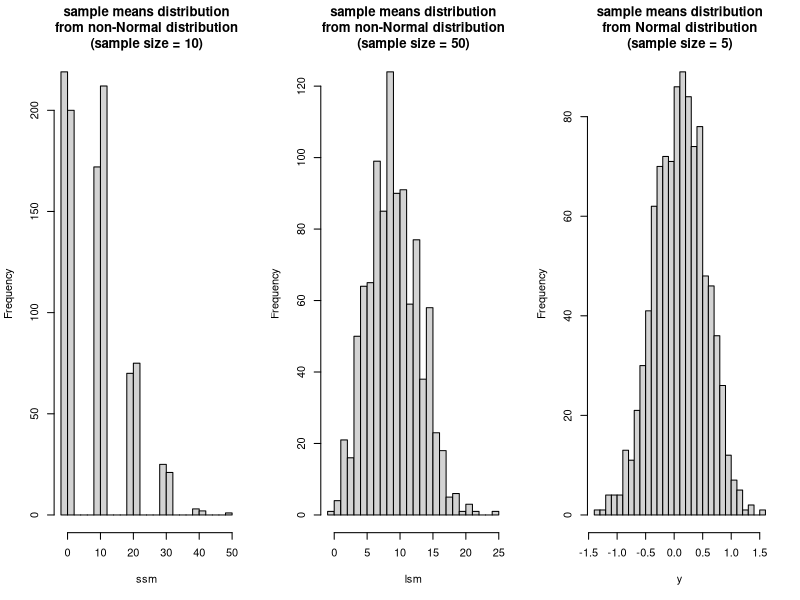
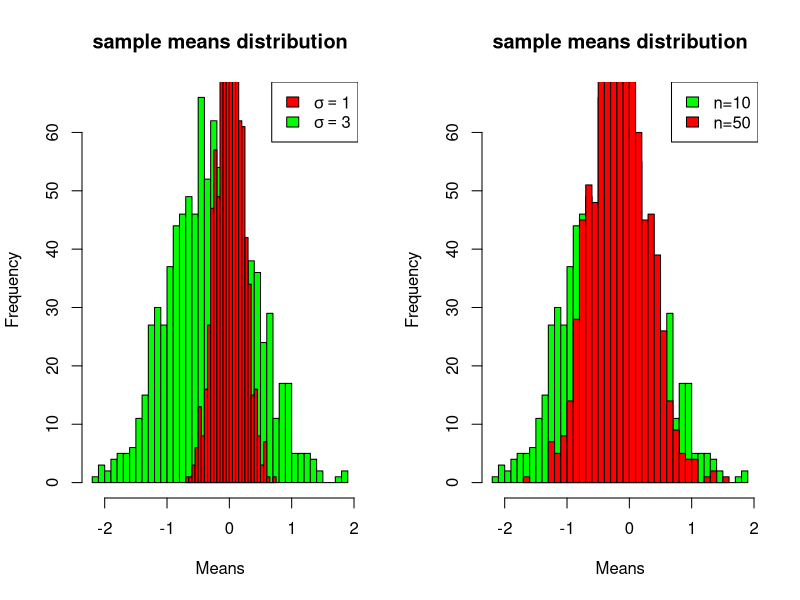

The R script that drew these images, in order:
## ---- chunk 1
get_sample_mean <- function(size, population, n=1000) {
	sapply(1:n, function(i) {
		x <- sample(population, size)
		mean(x)
	})
}
pp <- c(rnorm(1000, 0, 1), rnorm(100, 100, 1))
lsm <- get_sample_mean(50, pp)
ssm <- get_sample_mean(10, pp)
y <- get_sample_mean(5, rnorm(1000))
par(mfrow=c(1,3))
hist(ssm, breaks=30, main="sample means distribution\nfrom non-Normal distribution\n(sample size = 10)")
hist(lsm, breaks=30, main="sample means distribution\nfrom non-Normal distribution\n(sample size = 50)")
hist(y, breaks=30, main="sample means distribution\nfrom Normal distribution\n(sample size = 5)")
## ---- chunk 2
x1 <- get_sample_mean(20, rnorm(1000, sd=1))
x2 <- get_sample_mean(20, rnorm(1000, sd=3))
x3 <- get_sample_mean(50, rnorm(1000, sd=3))
par(mfrow=c(1,2))
hist(x2, breaks=30, col="green", main="sample means distribution", xlab="Means")
hist(x1, breaks=30, col="red", add=TRUE)
legend(legend=c(expression(paste(sigma==1)), expression(paste(sigma==3))), fill=c("red", "green"), "topright")
hist(x2, breaks=30, col="green", main="sample means distribution", xlab="Means")
hist(x3, breaks=30, col="red", add=TRUE)
legend(legend=c("n=10", "n=50"), fill=c("green", "red"), "topright")
## ---- chunk 3
## generate 1000 sample with sample size 100
a = sapply(rep(100, 1000), rnorm)
a.mean = colMeans(a)
## estimate SEM by simulation
sd(a.mean)
## estimate SEM by sigma/sqrt(n), sigma = 1
1/sqrt(100)
## estimate SEM by sample 1
sd(a[, 1])/sqrt(100)
## ---- chunk 4
set.seed(123)
n <- 100
sigma <- 3
alpha <- 0.05
x <- rnorm(n, mean=1, sd=sigma)
m <- mean(x)
sem <- sigma/sqrt(n)
#margin of error
me <- qnorm(1-alpha/2)*sem
msg <- paste((1-alpha)*100,"% ", "Confidence Interval: [", round(mean(x)-me, 3), ", ", round(mean(x)+me,3), "]", sep="")
print(msg)
## ---- chunk 5
t.test(rnorm(100))
## ---- chunk 6
estimateSampleSize <- function(E, sigma, alpha=0.05) {
	## E is the margin of error
	n <- ((qnorm(alpha/2)*sigma)/E)^2
	ceiling(n)
}

estimateSampleSize(3, 10)
## ---- chunk 7
qchisq(0.025, 99, lower.tail=TRUE)
qchisq(0.025, 99, lower.tail=FALSE)
